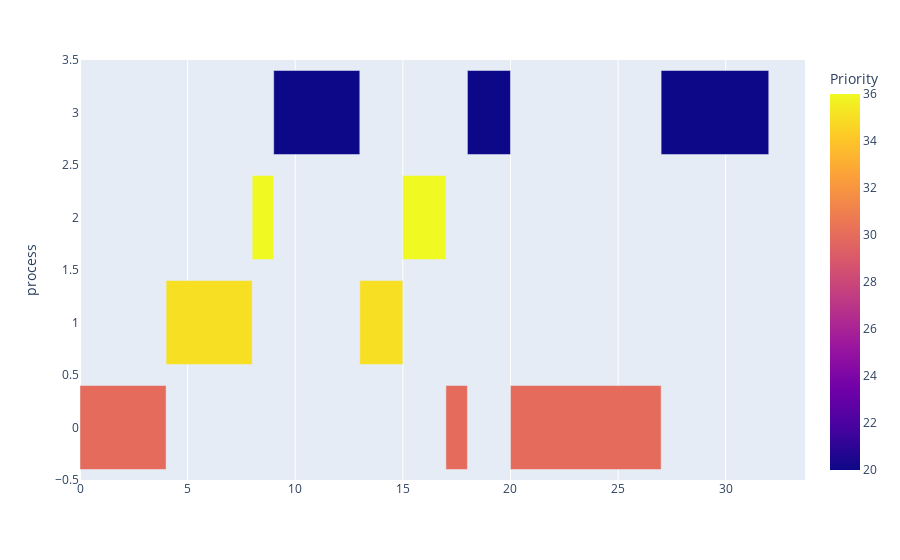

The notebook cell saved with this chart:
### Code cell
fig = px.timeline(df, x_start="Start", x_end="Finish", y="process", color="Priority")

df['delta'] = df['Finish'] - df['Start']
fig.layout.xaxis.type = 'linear'
fig.data[0].x = df.delta.tolist()
fig.data[0].base = df.Start.tolist()
fig.show()

### Figure 1 — Plotly figure (JSON) as saved in the notebook; plotly's stock layout.template omitted (floating-point values rounded to 4 significant figures)
{"data": [{"base": [0, 4, 8, 9, 13, 15, 17, 18, 20, 27], "hovertemplate": "Start=%{base}<br>Finish=%{x}<br>process=%{y}<br>Priority=%{marker.color}<extra></extra>", "legendgroup": "", "marker": {"color": [30, 35, 36, 20, 35, 36, 30, 20, 30, 20], "coloraxis": "coloraxis", "pattern": {"shape": ""}}, "name": "", "orientation": "h", "showlegend": false, "textposition": "auto", "type": "bar", "x": [4, 4, 1, 4, 2, 2, 1, 2, 7, 5], "xaxis": "x", "y": [0, 1, 2, 3, 1, 2, 0, 3, 0, 3], "yaxis": "y"}], "layout": {"barmode": "overlay", "coloraxis": {"colorbar": {"title": {"text": "Priority"}}, "colorscale": [[0, "#0d0887"], [0.1111, "#46039f"], [0.2222, "#7201a8"], [0.3333, "#9c179e"], [0.4444, "#bd3786"], [0.5556, "#d8576b"], [0.6667, "#ed7953"], [0.7778, "#fb9f3a"], [0.8889, "#fdca26"], [1, "#f0f921"]]}, "legend": {"tracegroupgap": 0}, "margin": {"t": 60}, "xaxis": {"anchor": "y", "domain": [0, 1], "type": "linear"}, "yaxis": {"anchor": "x", "domain": [0, 1], "title": {"text": "process"}}}}
